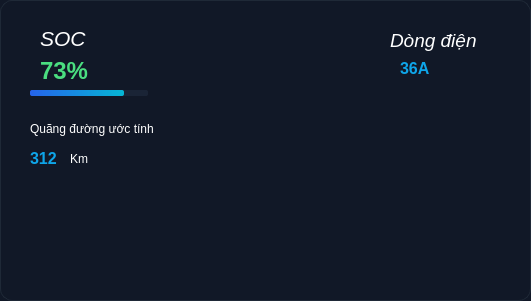
  <widget class="QFrame" name="frame_4">
   <property name="geometry">
    <rect>
     <x>160</x>
     <y>60</y>
     <width>531</width>
     <height>301</height>
    </rect>
   </property>
   <property name="styleSheet">
    <string notr="true">QFrame {
    background-color: #111827; /* Màu xanh đen sâu */
    border: 1px solid #1f2937; /* Viền mờ tinh tế */
    border-radius: 12px; /* Bo góc đồng bộ */
}
/* Phép thuật biến hóa toàn bộ chữ trong khung */
QLabel {
    background-color: transparent;
    border: none;
    color: #ffffff; /* Đặt màu trắng làm mặc định cho các chữ */
}</string>
   </property>
   <property name="frameShape">
    <enum>QFrame::StyledPanel</enum>
   </property>
   <property name="frameShadow">
    <enum>QFrame::Raised</enum>
   </property>
   <widget class="QLabel" name="label">
    <property name="geometry">
     <rect>
      <x>140</x>
      <y>120</y>
      <width>341</width>
      <height>191</height>
     </rect>
    </property>
    <property name="styleSheet">
     <string notr="true">QLabel {
    background-color: transparent;
    border: none;
}</string>
    </property>
    <property name="text">
     <string/>
    </property>
    <property name="pixmap">
     <pixmap resource="bms_resources.qrc">:/icons/Gui-png/ev_bms_reference_match.png</pixmap>
    </property>
    <property name="scaledContents">
     <bool>true</bool>
    </property>
   </widget>
   <widget class="QLabel" name="label_38">
    <property name="geometry">
     <rect>
      <x>40</x>
      <y>30</y>
      <width>67</width>
      <height>17</height>
     </rect>
    </property>
    <property name="font">
     <font>
      <pointsize>16</pointsize>
      <italic>true</italic>
     </font>
    </property>
    <property name="text">
     <string>SOC</string>
    </property>
   </widget>
   <widget class="QLabel" name="txt_soc_total">
    <property name="geometry">
     <rect>
      <x>40</x>
      <y>60</y>
      <width>67</width>
      <height>21</height>
     </rect>
    </property>
    <property name="font">
     <font>
      <pointsize>-1</pointsize>
      <weight>75</weight>
      <bold>true</bold>
     </font>
    </property>
    <property name="styleSheet">
     <string notr="true">QLabel {
    color: #4ade80; /* Màu xanh lá dạ quang rực rỡ */
    background-color: transparent; /* Tẩy viền/nền xám */
    font-weight: bold;
    font-size: 24px; /* Phóng to số lên nếu cần */
}</string>
    </property>
    <property name="text">
     <string>73%</string>
    </property>
   </widget>
   <widget class="QProgressBar" name="progressBar_7">
    <property name="geometry">
     <rect>
      <x>30</x>
      <y>90</y>
      <width>118</width>
      <height>6</height>
     </rect>
    </property>
    <property name="styleSheet">
     <string notr="true">QProgressBar {
    background-color: #1a2436; 
    border: none;
    border-radius: 2px;
}
QProgressBar::chunk {
    /* Chuyển màu từ Xanh dương đậm sang Xanh dương lơ (Cyan) */
    background-color: qlineargradient(x1:0, y1:0, x2:1, y2:0, stop:0 #2563eb, stop:1 #06b6d4);
    border-radius: 2px;
}</string>
    </property>
    <property name="value">
     <number>80</number>
    </property>
    <property name="textVisible">
     <bool>false</bool>
    </property>
   </widget>
   <widget class="QLabel" name="label_40">
    <property name="geometry">
     <rect>
      <x>30</x>
      <y>120</y>
      <width>181</width>
      <height>17</height>
     </rect>
    </property>
    <property name="text">
     <string>Quãng đường ước tính</string>
    </property>
   </widget>
   <widget class="QLabel" name="label_41">
    <property name="geometry">
     <rect>
      <x>30</x>
      <y>150</y>
      <width>41</width>
      <height>17</height>
     </rect>
    </property>
    <property name="font">
     <font>
      <pointsize>-1</pointsize>
      <weight>75</weight>
      <bold>true</bold>
     </font>
    </property>
    <property name="styleSheet">
     <string notr="true">QLabel {
    color: #0ea5e9; /* Màu xanh dương sáng */
    font-weight: bold;
    font-size: 16px;
    background-color: transparent;
}</string>
    </property>
    <property name="text">
     <string>312</string>
    </property>
   </widget>
   <widget class="QLabel" name="label_42">
    <property name="geometry">
     <rect>
      <x>70</x>
      <y>150</y>
      <width>67</width>
      <height>17</height>
     </rect>
    </property>
    <property name="text">
     <string>Km</string>
    </property>
   </widget>
   <widget class="QLabel" name="label_23">
    <property name="geometry">
     <rect>
      <x>390</x>
      <y>30</y>
      <width>121</width>
      <height>21</height>
     </rect>
    </property>
    <property name="font">
     <font>
      <pointsize>14</pointsize>
      <weight>50</weight>
      <italic>true</italic>
      <bold>false</bold>
     </font>
    </property>
    <property name="text">
     <string>Dòng điện</string>
    </property>
   </widget>
   <widget class="QLabel" name="txt_current">
    <property name="geometry">
     <rect>
      <x>400</x>
      <y>60</y>
      <width>51</width>
      <height>17</height>
     </rect>
    </property>
    <property name="font">
     <font>
      <pointsize>-1</pointsize>
      <weight>75</weight>
      <bold>true</bold>
     </font>
    </property>
    <property name="styleSheet">
     <string notr="true">QLabel {
    color: #0ea5e9; /* Màu xanh dương sáng */
    font-weight: bold;
    font-size: 16px;
    background-color: transparent;
}</string>
    </property>
    <property name="text">
     <string>36A</string>
    </property>
   </widget>
  </widget>
